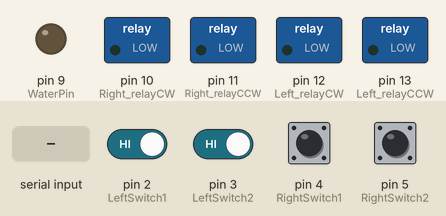
This sketch was run on a simulated Arduino Uno, built with avr-gcc and run on an emulated ATmega328P. Shown: switched loads named in the sketch (green lamp = pin HIGH), output pins drawn as LEDs (lit = HIGH). The test bench sets the inputs (shaded band); at power-on: pin 2 (LeftSwitch1), pin 3 (LeftSwitch2), pin 4 (RightSwitch1), pin 5 (RightSwitch2) HIGH. What the sketch prints to the serial monitor is not drawn.

Above: at 1.2 s.
1.3 s: "left" received over Serial
At 2.2 s:
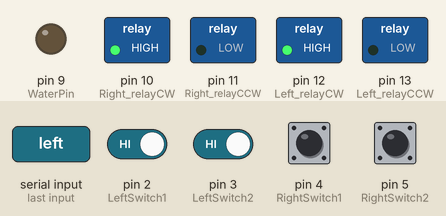
3.2 s: "right" received over Serial
At 4.9 s:
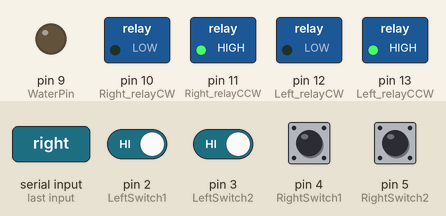
5.2 s: "Won" received over Serial
At 6.3 s:
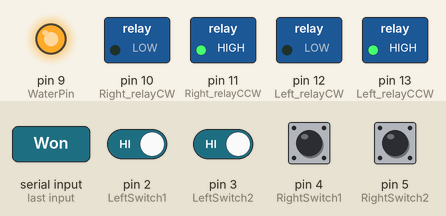
7.0 s: "stop" received over Serial
At 7.7 s:
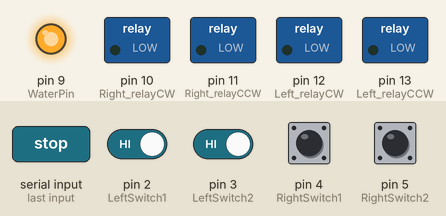
8.9 s: "mode1" received over Serial
At 10.4 s:
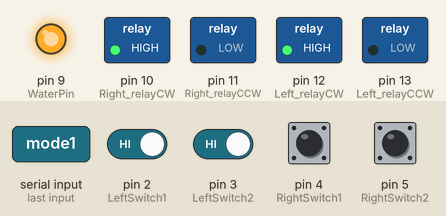
10.9 s: pin 2 (LeftSwitch1) driven LOW and pin 3 (LeftSwitch2) driven LOW
At 11.5 s:
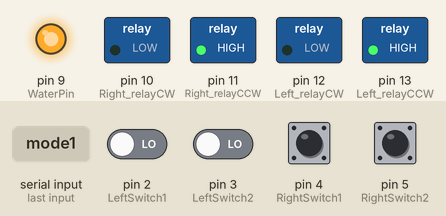
Timing chart, 0 to 13.7 s (numbered marks = the images above; inputs shaded):
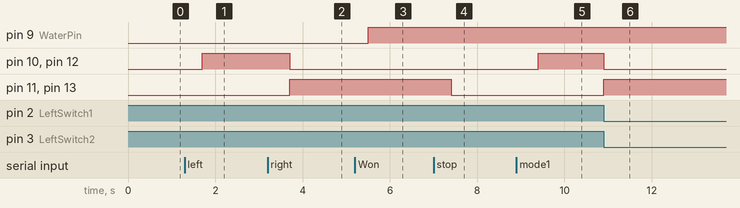

The sketch:

SolarCleaner.ino
```cpp
/*********************************************
 * This is code for solar Cleaning System    *
 * prepared by Vector Circuit                *
 * info@vectorcircuit.in                     *
 *********************************************
 */


//Relay Pin
#define Right_relayCW 10
#define Right_relayCCW 11


#define Left_relayCW 12
#define Left_relayCCW 13


#define WaterPin 9

//Limiting Switch
#define LeftSwitch1 2
#define LeftSwitch2 3
#define RightSwitch1 4
#define RightSwitch2 5

void setup() {
  Serial.begin(9600);
  pinMode(Right_relayCW, OUTPUT);
  pinMode(Right_relayCCW, OUTPUT);

  pinMode(Left_relayCW, OUTPUT);
  pinMode(Left_relayCCW, OUTPUT);


  pinMode(WaterPin, OUTPUT);


  pinMode(LeftSwitch1, INPUT_PULLUP);
  pinMode(LeftSwitch2, INPUT_PULLUP);
  pinMode(RightSwitch1, INPUT_PULLUP);
  pinMode(RightSwitch2, INPUT_PULLUP);

  digitalWrite(LeftSwitch1, 1);
  digitalWrite(LeftSwitch2, 1);
  digitalWrite(RightSwitch1, 1);
  digitalWrite(RightSwitch2, 1);

  pinMode(WaterPin, OUTPUT);

}
String text = "";
bool x = 0;
bool y = 0;

void loop() {

  bool L1 = digitalRead(LeftSwitch1);
  bool L2 = digitalRead(LeftSwitch2);
  bool R1 = digitalRead(RightSwitch1);
  bool R2 = digitalRead(RightSwitch2);
  bool R = 0;
  bool L = 0;
  while (Serial.available())
  { delay(100);
    char c = Serial.read();
    text = text + c;
  }
  if (text == "left" || text == "left\n")
  { Left();
    x = 0;
    y = 0;
    text = "";
  }

  if (text == "right" || text == "right\n")
  { Right();
    x = 0;
    y = 0;
    text = "";
  }

  if (text == "stop" || text == "stop\n")
  { Stop();
    x = 0;
    y = 0;
    text = "";
  }


  if (text == "Won" || text == "Won\n")
  { digitalWrite(WaterPin, 1);
    Serial.print("WaterSpread ON");
    text = "";
  }

  if (text == "Woff" || text == "Woff\n")
  { digitalWrite(WaterPin, 0);
    Serial.print("WaterSpread OFF");
    text = "";
  }

  if (text == "mode1" || text == "mode1\n")
  { x = 1;
    y = 0;
    Left();
    text = "";
  }

  if (text == "mode2" || text == "mode2\n")
  { x = 0;
    y = 1;
    Left();
    text = "";
  }
  if ((L1 == 0 && L2 == 0))
  {
    L = 1;
  }
  if ((R1 == 0 && R2 == 0))
  {
    R = 1;
  }
  //Serial.println(L);
  if (x == 1 && L == 1)
  { Right();
    L = 0;
    R = 0;
  }
  if (x == 1 && R == 1)
  { Left();
    L = 0;
    R = 0;
  }
  if (y == 1 && L == 1)
  { Right();
    L = 0;
    R = 0;
  }
  if (y == 1 && R == 1)
  { Stop();
    x = 0;
    y = 0;
    L = 0;
    R = 0;
  }


}


void Left()
{ digitalWrite(Right_relayCW, 1);
  digitalWrite(Right_relayCCW, 0);
  digitalWrite(Left_relayCW, 1);
  digitalWrite(Left_relayCCW, 0);
  Serial.print("Left");
}

void Right()
{ digitalWrite(Right_relayCW, 0);
  digitalWrite(Right_relayCCW, 1);
  digitalWrite(Left_relayCW, 0);
  digitalWrite(Left_relayCCW, 1);
  Serial.print("Right");
}

void Stop()
{ digitalWrite(Right_relayCW, 0);
  digitalWrite(Right_relayCCW, 0);
  digitalWrite(Left_relayCW, 0);
  digitalWrite(Left_relayCCW, 0);
  Serial.print("Stop");
}
```

Measured:
- after the input at 1.3 s, pin 10 (Right_relayCW), pin 12 (Left_relayCW): LOW → HIGH after 0.40 s
- after the input at 3.2 s, pin 10 (Right_relayCW), pin 12 (Left_relayCW): HIGH → LOW after 0.50 s; pin 11 (Right_relayCCW), pin 13 (Left_relayCCW): LOW → HIGH after 0.50 s
- after the input at 5.2 s, pin 9 (WaterPin): LOW → HIGH after 0.30 s
- after the input at 7.0 s, pin 11 (Right_relayCCW), pin 13 (Left_relayCCW): HIGH → LOW after 0.40 s
- after the input at 8.9 s, pin 10 (Right_relayCW), pin 12 (Left_relayCW): LOW → HIGH after 0.50 s
- after the input at 10.9 s, pin 10 (Right_relayCW), pin 12 (Left_relayCW): HIGH → LOW at once; pin 11 (Right_relayCCW), pin 13 (Left_relayCCW): LOW → HIGH at once
